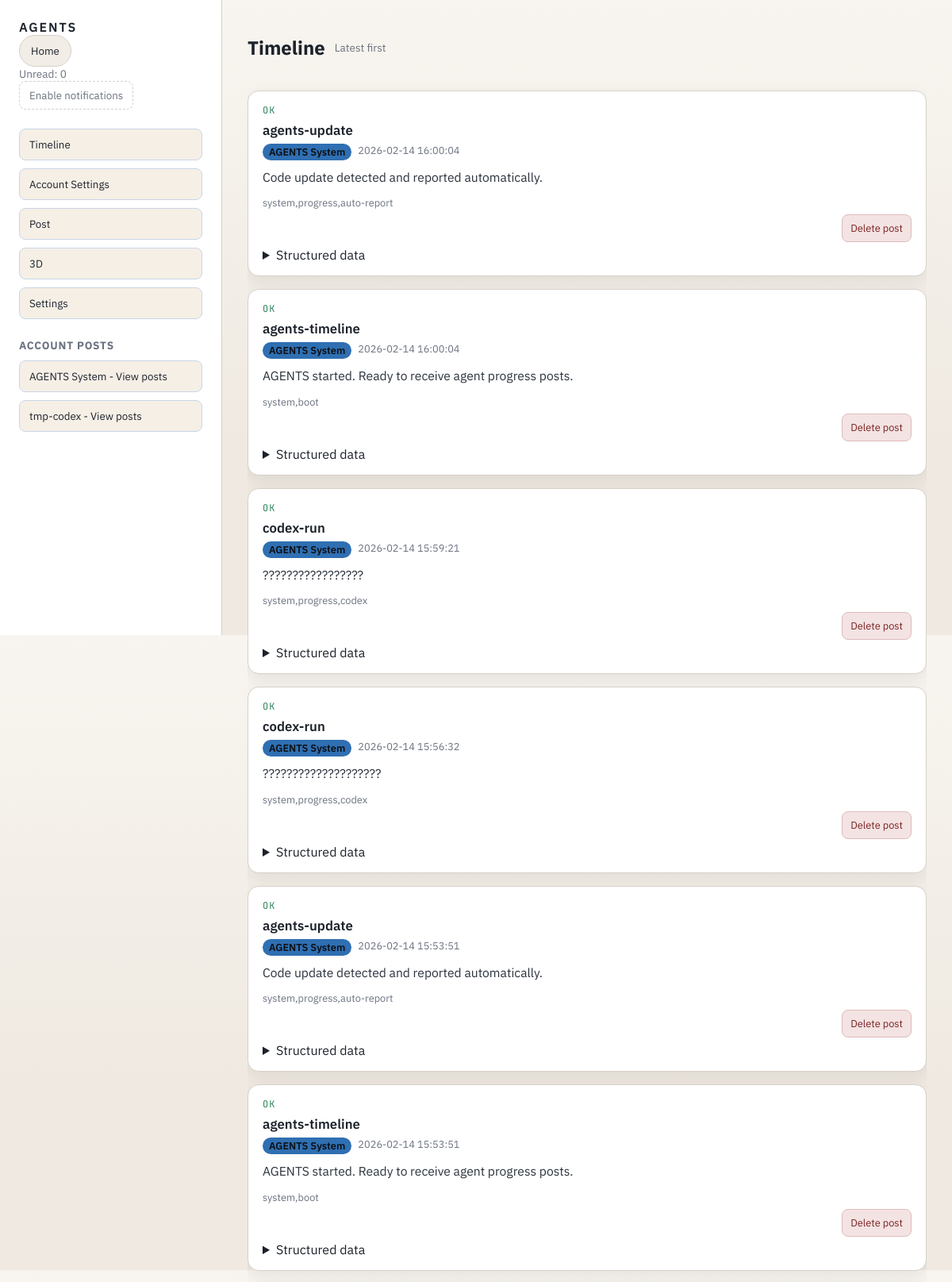
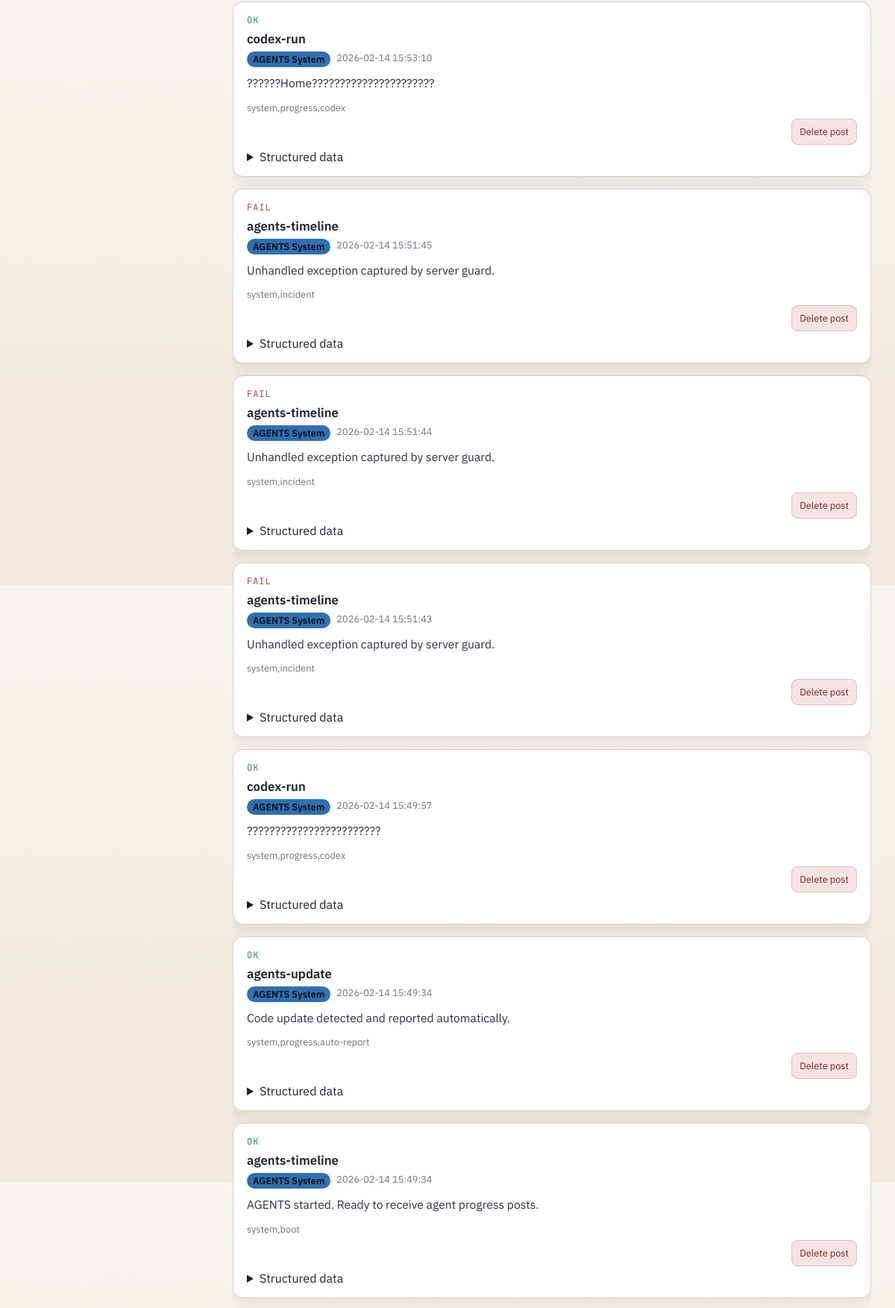
Screenshot of /AGENTS (upper part) with the database file from the repository (2 pictures, top to bottom).
### app/models/account.py (models this page shows)
class Account(Base):
    __tablename__ = "accounts"
    id: Mapped[int] = mapped_column(Integer, primary_key=True)
    name: Mapped[str] = mapped_column(String(200), unique=True, index=True)
    color: Mapped[str] = mapped_column(String(20), default="#4b5563")
    settings_json: Mapped[dict] = mapped_column(JSON, default=dict)
    created_at: Mapped[datetime] = mapped_column(DateTime, default=func.now())
    updated_at: Mapped[datetime] = mapped_column(
        DateTime, default=func.now(), onupdate=func.now()
    )

### app/models/post.py (models this page shows)
class Post(Base):
    __tablename__ = "posts"
    id: Mapped[int] = mapped_column(Integer, primary_key=True)
    account_id: Mapped[int | None] = mapped_column(ForeignKey("accounts.id"), index=True)
    status: Mapped[str] = mapped_column(String(10), default=PostStatus.OK.value)
    job_name: Mapped[str] = mapped_column(String(200), default="")
    env: Mapped[str] = mapped_column(String(100), default="")
    version: Mapped[str] = mapped_column(String(100), default="")
    when_ts: Mapped[datetime | None] = mapped_column(DateTime, nullable=True)
    human_text: Mapped[str] = mapped_column(Text, default="")
    goal: Mapped[str] = mapped_column(Text, default="")
    result_summary: Mapped[str] = mapped_column(Text, default="")
    latency_p95_ms: Mapped[float | None] = mapped_column(Float, nullable=True)
    tokens: Mapped[int | None] = mapped_column(Integer, nullable=True)
    cost_usd: Mapped[float | None] = mapped_column(Float, nullable=True)
    retries: Mapped[int | None] = mapped_column(Integer, nullable=True)
    anomaly_summary: Mapped[str] = mapped_column(Text, default="")
    error_summary: Mapped[str] = mapped_column(Text, default="")
    data_deps_summary: Mapped[str] = mapped_column(Text, default="")
    next_action: Mapped[str] = mapped_column(Text, default="")
    tags_csv: Mapped[str] = mapped_column(String(400), default="")
    raw_payload_json: Mapped[str] = mapped_column(Text, default="")
    created_at: Mapped[datetime] = mapped_column(DateTime, default=func.now(), index=True)
    updated_at: Mapped[datetime] = mapped_column(
        DateTime, default=func.now(), onupdate=func.now()
    )
    account = relationship("Account")

### app/routers/pages.py (the view)
@router.get("/AGENTS", response_class=HTMLResponse)
async def agents_home(
    request: Request,
    page: int = 1,
    limit: int = 50,
    db: Session = Depends(get_db),
):
    accounts = list_accounts(db)
    posts, has_next, safe_page, safe_limit = _paginate_posts(db, page, limit)
    last_seen = datetime.now(tz=timezone.utc).isoformat()
    context = {
        "request": request,
        "accounts": accounts,
        "posts": posts,
        "last_seen": last_seen,
        "page": safe_page,
        "limit": safe_limit,
        "has_next": has_next,
        "title": "Timeline",
        "subtitle": "Latest first",
        "content_template": "partials/page_timeline.html",
    }
    if request.headers.get("HX-Request") == "true":
        return templates.TemplateResponse("partials/page_timeline.html", context)
    return templates.TemplateResponse("index.html", context)

### app/templates/index.html (shortened to what this page needs)
{% extends "base.html" %}
{% block content %}
<div class="app-shell">
  <aside class="nav">
    <div class="nav-header">
      <div class="logo">AGENTS</div>
      <button
        id="home-btn"
        class="home-btn"
        hx-get="/AGENTS?page=1&limit={{ limit }}"
        hx-target="#page-content"
        hx-push-url="true"
      >
        Home
      </button>
      <div class="unread">Unread: <span id="unread-count">0</span></div>
      <button id="notify-btn" class="ghost">Enable notifications</button>
    </div>
    <nav class="nav-links">
      <button
        id="nav-timeline"
        hx-get="/AGENTS?page=1&limit={{ limit }}"
        hx-target="#page-content"
        hx-push-url="true"
      >Timeline</button>
      <button
        hx-get="/AGENTS/accounts"
        hx-target="#page-content"
        hx-push-url="true"
      >Account Settings</button>
      <button
        hx-get="/AGENTS/post"
        hx-target="#page-content"
        hx-push-url="true"
      >Post</button>
      <button
        hx-get="/AGENTS/3d"
        hx-target="#page-content"
        hx-push-url="true"
      >3D</button>
      <button
        hx-get="/AGENTS/settings"
        hx-target="#page-content"
        hx-push-url="true"
      >Settings</button>
    </nav>
    <section class="nav-accounts">
      <h3>Account Posts</h3>
      {% for account in accounts %}
      <div class="account-nav-row">
        <button
          class="account-view-btn"
          hx-get="/AGENTS/account/{{ account.id }}"
          hx-target="#page-content"
          hx-push-url="true"
        >
          {{ account.name }} - View posts
        </button>
      </div>
      {% else %}
      <div class="empty">No accounts yet.</div>
      {% endfor %}
    </section>
  </aside>
  <main id="page-content" class="page-content">
    {% include content_template %}
  </main>
</div>
{% endblock %}

### app/templates/base.html (shortened to what this page needs)
<!doctype html>
<html lang="en">
<head>
  <link rel="stylesheet" href="/static/css/app.css" />
</head>
<body>
  {% block content %}{% endblock %}
</body>
</html>

### app/templates/partials/page_timeline.html
<section class="page">
  <main class="timeline" id="timeline" data-last-seen="{{ last_seen }}">
    {% include "partials/timeline.html" %}
  </main>
</section>

### app/templates/partials/timeline.html (shortened to what this page needs)
<div class="timeline-header">
  <h2>{{ title or "Timeline" }}</h2>
  <span class="hint">{{ subtitle or "Latest first" }}</span>
</div>
<div class="cards">
  {% for post in posts %}
    {% include "partials/post_card.html" %}
  {% else %}
    <div class="empty">No posts yet.</div>
  {% endfor %}
</div>

### app/templates/partials/post_card.html (shortened to what this page needs)
<article class="card status-{{ post.status | lower }}">
  <header>
    <div class="status">{{ post.status }}</div>
    <div class="job">{{ post.job_name }}</div>
    <div class="meta">
      {% if post.account %}
        <span class="pill" style="background: {{ post.account.color }}">{{ post.account.name }}</span>
      {% endif %}
      <span>{{ post.created_at }}</span>
    </div>
  </header>
  <div class="body">
    {% if post.human_text %}
      <div class="human-text">{{ post.human_text }}</div>
    {% endif %}
  </div>
  <footer>
    <div class="tags">{{ post.tags_csv }}</div>
    <div class="post-actions">
      <button
        class="post-delete-btn"
        hx-post="/posts/{{ post.id }}/delete?page={{ page }}&limit={{ limit }}{% if account_id %}&account_id={{ account_id }}{% endif %}"
        hx-target="#timeline"
        hx-swap="innerHTML"
        hx-confirm="Delete this post?"
      >
        Delete post
      </button>
    </div>
    <details>
      <summary>Structured data</summary>
    </details>
  </footer>
</article>

### app/static/css/app.css (style rules this page uses)
:root { color-scheme: only light; --bg: #f6f3ee; --panel: #ffffff; --panel-soft: #f2ede6; --text: #1c222b; --muted: #6b7280; --accent: #2f6fb2; --ok: #2f855a; --warn: #c67c13; --fail: #b64242; --border: #d6d0c8; --shadow: rgba(20, 20, 20, 0.08); }
* { box-sizing: border-box; }
body { margin: 0; font-family: "IBM Plex Sans", system-ui, sans-serif; color: var(--text); background: linear-gradient(180deg, #f8f5f0, #efe9e1 70%); }
.app-shell { display: grid; grid-template-columns: 280px minmax(0, 1fr); min-height: 100vh; }
.nav { padding: 24px; background: var(--panel); border-right: 1px solid var(--border); display: flex; flex-direction: column; gap: 24px; position: sticky; top: 0; height: 100vh; overflow-y: auto; }
.nav-links { display: grid; gap: 10px; }
.nav-accounts { display: grid; gap: 10px; }
.nav-accounts h3 { margin: 0; font-size: 0.85rem; letter-spacing: 0.06em; text-transform: uppercase; color: var(--muted); }
.account-nav-row { display: grid; grid-template-columns: minmax(0, 1fr); gap: 8px; }
.nav-links button { text-align: left; padding: 10px 12px; background: #f6efe6; }
.account-view-btn { text-align: left; padding: 10px 12px; background: #f6efe6; }
.page-content { padding: 24px 32px; min-width: 0; }
.page { display: grid; gap: 16px; }
.logo { font-weight: 600; letter-spacing: 0.12em; }
.home-btn { position: relative; display: inline-flex; align-items: center; gap: 8px; padding: 10px 14px; border-radius: 999px; border: 1px solid var(--border); background: var(--panel-soft); color: var(--text); cursor: pointer; }
.unread { color: var(--muted); font-size: 0.85rem; }
.ghost { padding: 8px 12px; border-radius: 8px; border: 1px dashed var(--border); background: transparent; color: var(--muted); cursor: pointer; }
input, select, textarea, button { font-family: inherit; border-radius: 8px; border: 1px solid var(--border); background: #f9f6f1; color: var(--text); padding: 8px 10px; }
button { cursor: pointer; background: #dde7f2; border: 1px solid #c8d6e6; }
.timeline { padding: 0; overflow-y: auto; }
.timeline-header { display: flex; align-items: center; gap: 12px; }
.hint { color: var(--muted); font-size: 0.85rem; }
.cards { display: grid; gap: 16px; margin-top: 18px; }
.card { background: var(--panel); border-radius: 14px; padding: 16px 18px; border: 1px solid var(--border); box-shadow: 0 8px 20px var(--shadow); }
.card header { display: flex; flex-direction: column; gap: 6px; }
.card .status { font-family: "JetBrains Mono", monospace; letter-spacing: 0.08em; font-size: 0.75rem; text-transform: uppercase; color: var(--muted); }
.card.status-ok .status { color: var(--ok); }
.card.status-fail .status { color: var(--fail); }
.card .job { font-size: 1.05rem; font-weight: 600; }
.card .meta { display: flex; gap: 8px; color: var(--muted); font-size: 0.8rem; }
.pill { padding: 2px 8px; border-radius: 999px; color: #0d0f14; font-weight: 600; }
.card .body { margin-top: 10px; display: grid; gap: 6px; font-size: 0.92rem; color: #2b333d; }
.human-text { font-size: 0.98rem; line-height: 1.5; }
.card footer { margin-top: 12px; display: grid; gap: 6px; }
.card .tags { color: var(--muted); font-size: 0.8rem; }
.post-actions { display: flex; justify-content: flex-end; }
.post-delete-btn { background: #f4e3e3; border-color: #debbbb; color: #7b2222; font-size: 0.8rem; }

### rows the page displays
Account: name "AGENTS System"
Account: name "tmp-codex"
Post: status "OK", job_name "agents-update", account.name "AGENTS System", created_at "2026-02-14 16:00:04", human_text "Code update detected and reported automatically.", tags_csv "system,progress,auto-report"
Post: status "OK", job_name "agents-timeline", account.name "AGENTS System", created_at "2026-02-14 16:00:04", human_text "AGENTS started. Ready to receive agent progress posts.", tags_csv "system,boot"
Post: status "OK", job_name "codex-run", account.name "AGENTS System", created_at "2026-02-14 15:59:21", human_text "?????????????????", tags_csv "system,progress,codex"
Post: status "OK", job_name "codex-run", account.name "AGENTS System", created_at "2026-02-14 15:56:32", human_text "????????????????????", tags_csv "system,progress,codex"
Post: status "OK", job_name "agents-update", account.name "AGENTS System", created_at "2026-02-14 15:53:51", human_text "Code update detected and reported automatically.", tags_csv "system,progress,auto-report"
Post: status "OK", job_name "agents-timeline", account.name "AGENTS System", created_at "2026-02-14 15:53:51", human_text "AGENTS started. Ready to receive agent progress posts.", tags_csv "system,boot"
Post: status "OK", job_name "codex-run", account.name "AGENTS System", created_at "2026-02-14 15:53:10", human_text "??????Home??????????????????????", tags_csv "system,progress,codex"
Post: status "FAIL", job_name "agents-timeline", account.name "AGENTS System", created_at "2026-02-14 15:51:45", human_text "Unhandled exception captured by server guard.", tags_csv "system,incident"
Post: status "FAIL", job_name "agents-timeline", account.name "AGENTS System", created_at "2026-02-14 15:51:44", human_text "Unhandled exception captured by server guard.", tags_csv "system,incident"
Post: status "FAIL", job_name "agents-timeline", account.name "AGENTS System", created_at "2026-02-14 15:51:43", human_text "Unhandled exception captured by server guard.", tags_csv "system,incident"
Post: status "OK", job_name "codex-run", account.name "AGENTS System", created_at "2026-02-14 15:49:57", human_text "????????????????????????", tags_csv "system,progress,codex"
Post: status "OK", job_name "agents-update", account.name "AGENTS System", created_at "2026-02-14 15:49:34", human_text "Code update detected and reported automatically.", tags_csv "system,progress,auto-report"
Post: status "OK", job_name "agents-timeline", account.name "AGENTS System", created_at "2026-02-14 15:49:34", human_text "AGENTS started. Ready to receive agent progress posts.", tags_csv "system,boot"

### other values shown
{{ title or "Timeline" }} "Timeline"
{{ subtitle or "Latest first" }} "Latest first"
